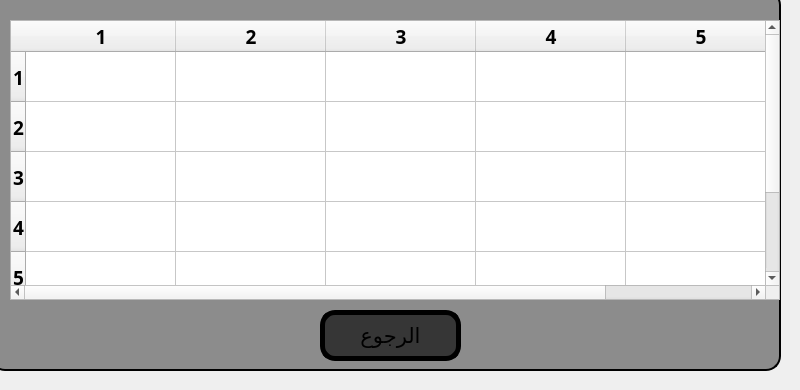
       <widget class="QWidget" name="page_22">
        <widget class="QPushButton" name="pushButton_71">
         <property name="geometry">
          <rect>
           <x>-10</x>
           <y>-10</y>
           <width>791</width>
           <height>381</height>
          </rect>
         </property>
         <property name="font">
          <font>
           <pointsize>16</pointsize>
          </font>
         </property>
         <property name="autoFillBackground">
          <bool>false</bool>
         </property>
         <property name="styleSheet">
          <string notr="true">background-color:rgb(140, 140, 140);
border: 2px solid black;
border-radius: 15px;</string>
         </property>
         <property name="text">
          <string/>
         </property>
        </widget>
        <widget class="QTableWidget" name="tableWidget_49">
         <property name="geometry">
          <rect>
           <x>10</x>
           <y>20</y>
           <width>770</width>
           <height>280</height>
          </rect>
         </property>
         <property name="minimumSize">
          <size>
           <width>770</width>
           <height>280</height>
          </size>
         </property>
         <property name="maximumSize">
          <size>
           <width>770</width>
           <height>280</height>
          </size>
         </property>
         <property name="font">
          <font>
           <family>Tajawal Black</family>
           <pointsize>14</pointsize>
           <bold>true</bold>
          </font>
         </property>
         <property name="contextMenuPolicy">
          <enum>Qt::PreventContextMenu</enum>
         </property>
         <property name="locale">
          <locale language="Arabic" country="Egypt"/>
         </property>
         <property name="showGrid">
          <bool>true</bool>
         </property>
         <property name="sortingEnabled">
          <bool>false</bool>
         </property>
         <property name="rowCount">
          <number>6</number>
         </property>
         <property name="columnCount">
          <number>5</number>
         </property>
         <attribute name="horizontalHeaderMinimumSectionSize">
          <number>150</number>
         </attribute>
         <attribute name="horizontalHeaderDefaultSectionSize">
          <number>150</number>
         </attribute>
         <attribute name="verticalHeaderMinimumSectionSize">
          <number>50</number>
         </attribute>
         <attribute name="verticalHeaderDefaultSectionSize">
          <number>50</number>
         </attribute>
         <row/>
         <row/>
         <row/>
         <row/>
         <row/>
         <row/>
         <column/>
         <column/>
         <column/>
         <column/>
         <column/>
         <item row="0" column="0">
          <property name="text">
           <string/>
          </property>
         </item>
        </widget>
        <widget class="QPushButton" name="show_show_25">
         <property name="geometry">
          <rect>
           <x>320</x>
           <y>310</y>
           <width>141</width>
           <height>51</height>
          </rect>
         </property>
         <property name="font">
          <font>
           <pointsize>16</pointsize>
          </font>
         </property>
         <property name="autoFillBackground">
          <bool>false</bool>
         </property>
         <property name="styleSheet">
          <string notr="true">background-color:rgb(54, 54, 54);
border: 5px solid black;
border-radius: 15px;</string>
         </property>
         <property name="text">
          <string>الرجوع</string>
         </property>
        </widget>
       </widget>
